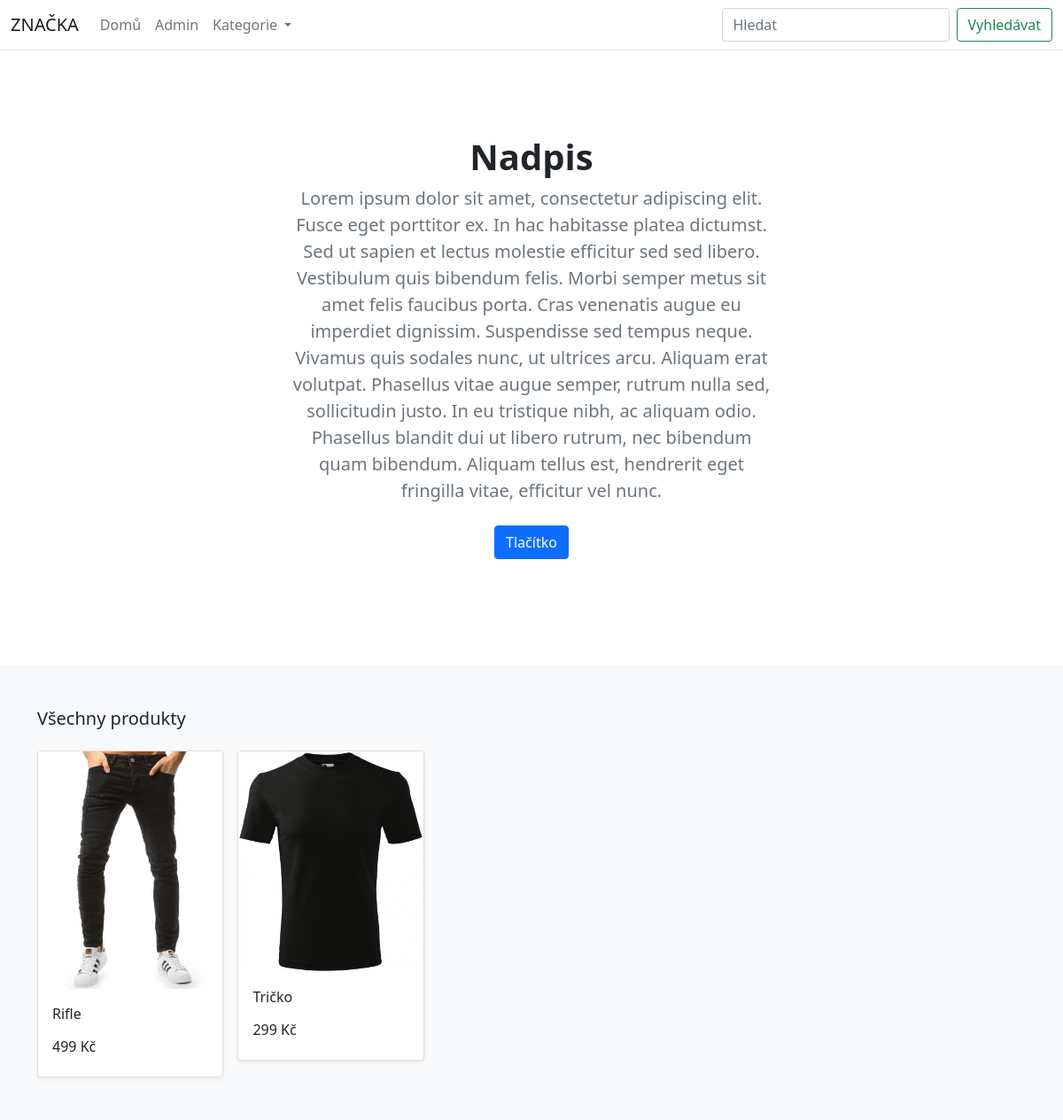
The page / on the database its author committed.
### store/models.py (models this page shows, shortened)
class Product(models.Model):
    category = models.ForeignKey(Category, related_name='product', on_delete=models.CASCADE)
    created_by = models.ForeignKey(User, on_delete=models.CASCADE, related_name='product_creator')
    title = models.CharField(max_length=255)
    description = models.TextField(blank=True)
    image = models.ImageField(upload_to='images/')
    slug = models.SlugField(max_length=255)
    price = models.DecimalField(max_digits=4, decimal_places=0)
    in_stock = models.BooleanField(default=True)
    is_active = models.BooleanField(default=True)
    created = models.DateTimeField(auto_now_add=True)
    updated = models.DateTimeField(auto_now=True)
    class Meta:
        verbose_name_plural = 'Products'
        ordering = ('-created',)
    def get_absolute_url(self):
        return reverse('store:product_detail', args=[self.slug])

### store/views.py (the view)
# urls.py: path('', views.all_products, name='all_products'),
def all_products(request):
    products = Product.objects.all()
    return render(request, 'store/home.html', {'products': products})

### store/models.py (called while the page is built)
    def get_absolute_url(self):
        return reverse('store:category_list', args=[self.slug])

### store/views.py (called while the page is built)
def categories(request):
    return {
        'categories': Category.objects.all()
    }

### templates/store/home.html (shortened to what this page needs)
{% extends "./base.html" %}
{% load static %}
{% block content %}
<main>
  <section class="py-5 text-center container">
    <div class="row py-lg-5">
      <div class="col-lg-6 col-md-8 mx-auto">
        <h1 class="h1 fw-bold">Nadpis</h1>
        <p class="lead text-muted">Lorem ipsum dolor sit amet, consectetur adipiscing elit. Fusce eget porttitor ex. In hac habitasse platea dictumst. Sed ut sapien et lectus molestie efficitur sed sed libero. Vestibulum quis bibendum felis. Morbi semper metus sit amet felis faucibus porta. Cras venenatis augue eu imperdiet dignissim. Suspendisse sed tempus neque. Vivamus quis sodales nunc, ut ultrices arcu. Aliquam erat volutpat. Phasellus vitae augue semper, rutrum nulla sed, sollicitudin justo. In eu tristique nibh, ac aliquam odio. Phasellus blandit dui ut libero rutrum, nec bibendum quam bibendum. Aliquam tellus est, hendrerit eget fringilla vitae, efficitur vel nunc.</p>
        <p>
          <a href="#" class="btn btn-primary my-2">Tlačítko</a>
        </p>
      </div>
    </div>
  </section>
  <div class="album py-5 bg-light">
    <div class="container">
      <div class="pb-3 h5">Všechny produkty</div>
      <div class="row row-cols-1 row-cols-sm-2 row-cols-md-5 g-3">
        {% for product in products %}
        <div class="col">
          <div class="card shadow-sm">
            <a href="{{ product.get_absolute_url }}">
                <img class="img-fluid" alt="Responsive image" src="{{ product.image.url }}">
            </a>
            <div class="card-body">
              <p class="card-text">
                <a class="text-dark text-decoration-none" href="{{ product.get_absolute_url }}">{{ product.title }}</a>
              </p>
              <div class="d-flex justify-content-between align-items-center">
                <p class="h6 text-dark">{{ product.price }} Kč</p>
              </div>
            </div>
          </div>
        </div>
        {% endfor %}
      </div>
    </div>
  </div>
</main>
{% endblock %}

### rows shown on the page
Product: image (picture), title "Rifle", price "499"
Product: image (picture), title "Tričko", price "299"
